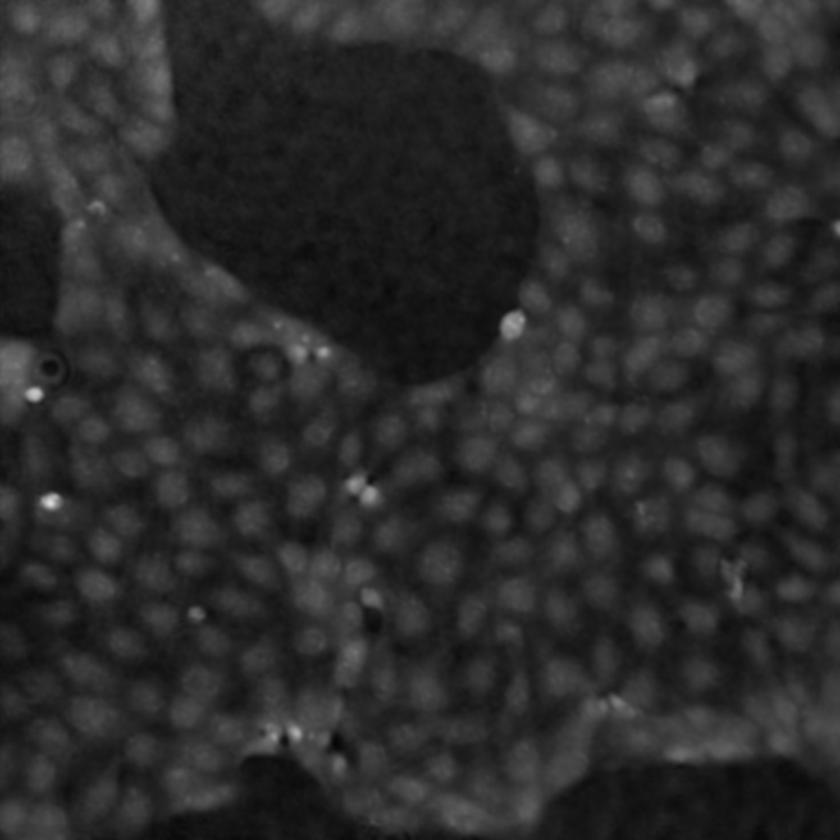
#> input picture Data/InitialConditions/Well1-1_resc_reg2.tif, 840 x 840 px, shrunk from 1024 x 1024 before the run
$ python generate_data.py ../../Data/InitialConditions/Well1-1_resc_reg2.tif ../../Data/InitialConditions
#> lines starting #> are read from the running program, lines starting #| are printed output that depends on the picture
import os
import sys
import argparse
import numpy as np
from datetime import datetime
import matplotlib.pyplot as plt

sys.path.append("src")
from functions import *
from velocity_fields import normalize
import integration
import plot_functions as plot
import save_functions as save

parser = argparse.ArgumentParser(description='Evolving input data according to input field')
parser.add_argument('im_data',   type=str, \
                    help='image that is used as initial condition. N.B. should be tif.')
parser.add_argument('field_dir', type=str, \
                    help='directory containing velocity field.')
parser.add_argument('-n_frames',  type=int, nargs='?', \
                    help='number of frames to generate', default=2)
parser.add_argument('-u_max',     type=int, nargs='?', \
                    help='upper limit on velocity',      default=4)
parser.add_argument('-pad_width', type=int, nargs='?', \
                    help='pad width of image data',      default=60)
args = parser.parse_args()


# Input arguments
im_file   = args.im_data
field_dir = args.field_dir
n_frames  = args.n_frames
u_max     = args.u_max
pw        = args.pad_width

# Experimental parameters
d_cell = 40             # approximate cell diameter in pixels


# Creating data folder
umax_dir = field_dir + f"umax_{str(u_max)}/"
if os.path.isdir(umax_dir) == 0:
    os.mkdir(umax_dir)

tif_dir = umax_dir + "tif/"
if os.path.isdir(tif_dir) == 0:
    os.mkdir(tif_dir)

plots_dir = umax_dir + "plots/"
if os.path.isdir(plots_dir) == 0:
    os.mkdir(plots_dir)


''' IMPORT IMAGE DATA AND VELOCITY FIELD '''
# Import initial conditions
init_cond = plt.imread(im_file)
#> init_cond is the input picture: shape (840, 840); min 5, max 220, mean 43.2

# Pad to ensure initial conditions are well behaved
init_cond = np.pad(init_cond, mode='linear_ramp', end_values=0, pad_width=pw)
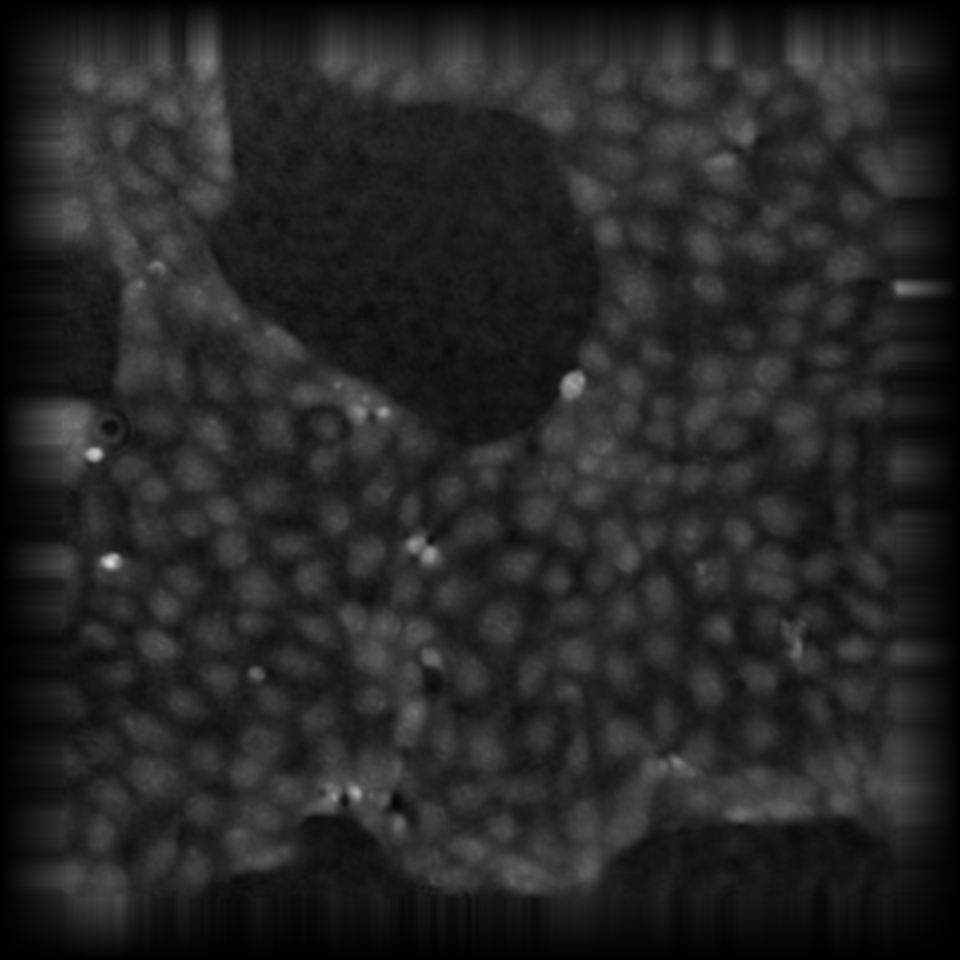
#> init_cond: shape (960, 960); min 0, max 220, mean 37.7


# Import velocity field and normalize to u_max
#> (the run stopped early here; a loop or call above may not have finished)
